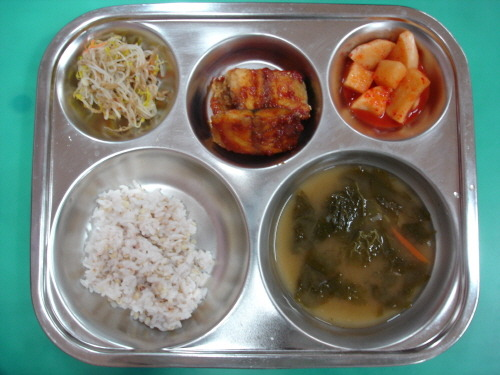
#> input picture 02_food_analysis/Image Processing/20180706/image/sample/img_01.jpg, 500 x 375 px
$ jupyter execute --allow-errors 01_image_process.ipynb
#> lines starting #> are read from the running program, lines starting #| are printed output that depends on the picture; after the words box and inside, x2 and y2 are one past the last pixel; in counts of white or black regions, pixels touching at a corner belong together
[cell 1]
import numpy as np
import sys
import cv2

[cell 2]
im = cv2.imread('./image/sample/img_01.jpg')
#> im is the input picture: shape (375, 500, 3); mean B, G, R 118, 128.9, 120.9

[cell 3]
gray = cv2.cvtColor(im, cv2.COLOR_BGR2GRAY)
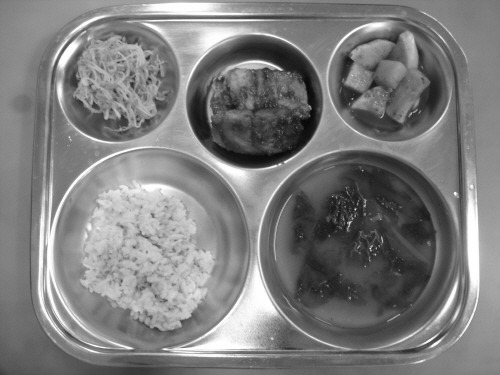
#> gray: shape (375, 500); min 5, max 255, mean 125.3

[cell 4]
gray

[cell 5]
blur = cv2.GaussianBlur(gray, (5,5),0)
thresh = cv2.adaptiveThreshold(blur, 255,1,1,11,2)
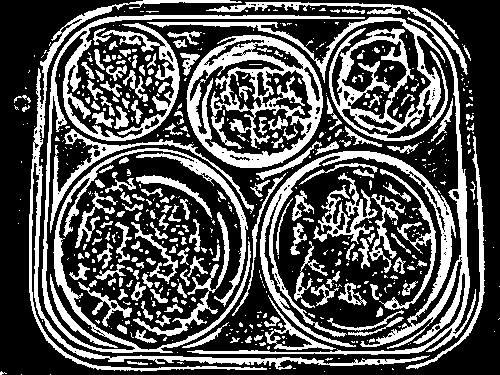
#> thresh: shape (375, 500); 33.1% white; 591 white regions (402 under 20 px)

[cell 6]
counters = cv2.findContours(thresh,cv2.RETR_LIST, cv2.CHAIN_APPROX_SIMPLE)[1]
#> counters = 796 contours, 612 with area under 20; largest, box (x1, y1, x2, y2) and area: (186, 35, 323, 168) 13990, (147, 17, 448, 141) 7866, (42, 15, 365, 353) 7604, (187, 17, 476, 355) 7189, (189, 59, 307, 157) 4829

#> (a cell that did not finish here is left out)

[cell 8]
for cnt in counters:

    x,y,w,h = cv2.boundingRect(cnt)
    red = (0,0,255)
    cv2.rectangle(im, (x,y), (x+w, y+h), red, 2)
#> this loop made 796 passes
#> (x, y, w, h) on passes 1 to 3: (50, 374, 1, 1), (21, 374, 1, 1), (324, 371, 1, 1)
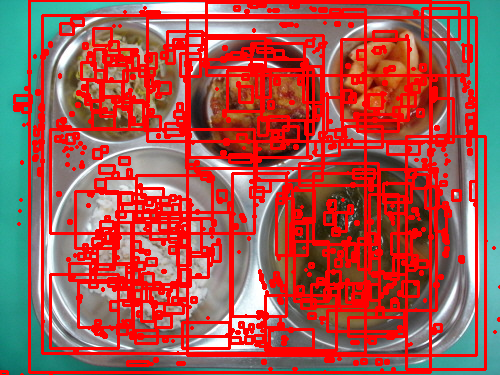
#> im: shape (375, 500, 3); mean B, G, R 77.9, 84.6, 167.2

[cell 9]
cv2.imwrite('result_img_01.png', im)
#> Out = True

$ run again, with 02_food_analysis/Image Processing/20180706/image/sample/img_02.jpg copied over 02_food_analysis/Image Processing/20180706/image/sample/img_01.jpg
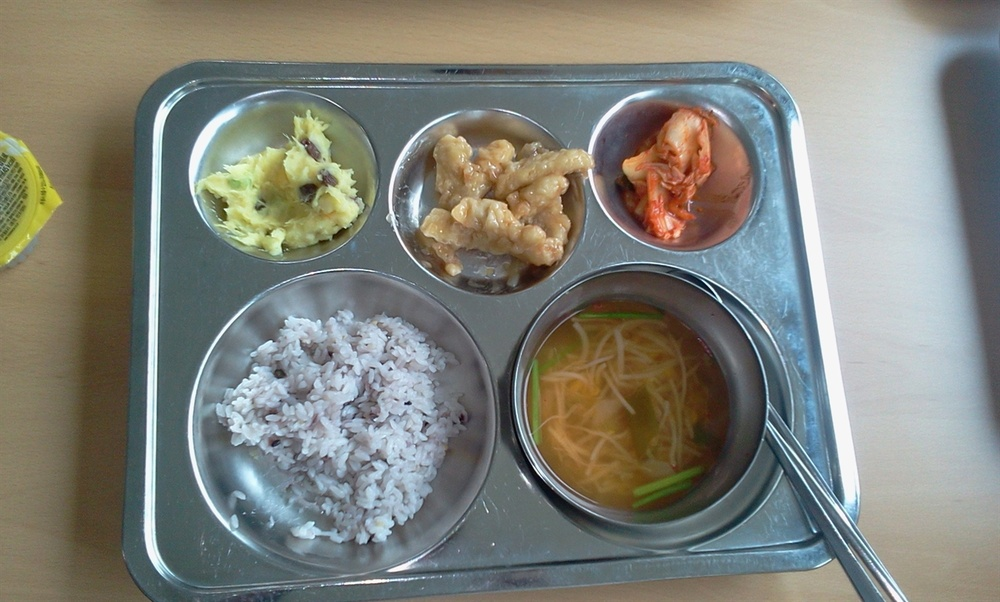
#> input picture 02_food_analysis/Image Processing/20180706/image/sample/img_02.jpg, 1000 x 602 px, shrunk from 1280 x 770 before the run
#> im is the input picture: shape (602, 1000, 3); mean B, G, R 121.1, 129.6, 128.5
#> `thresh = cv2.adaptiveThreshold(blur, 255,1,1,11,2)`:
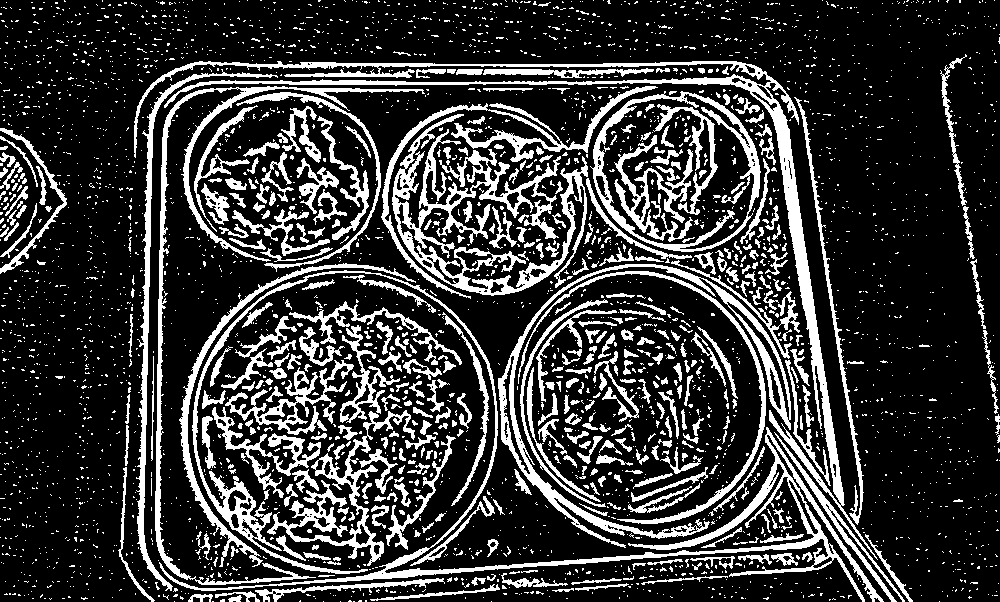
#> thresh: shape (602, 1000); 21.8% white; 3502 white regions (3077 under 20 px)
#> counters = 3819 contours, 3445 with area under 20; largest, box (x1, y1, x2, y2) and area: (590, 91, 761, 252) 20822, (598, 93, 755, 250) 17818, (159, 270, 884, 602) 9172, (134, 61, 878, 560) 9064, (392, 114, 588, 296) 8296
#> the loop `for cnt in counters: ` made 3819 passes
#> (x, y, w, h) on passes 1, 2, 4: (939, 601, 1, 1), (491, 601, 1, 1), (340, 601, 1, 1)
#> after the loop `for cnt in counters:`:
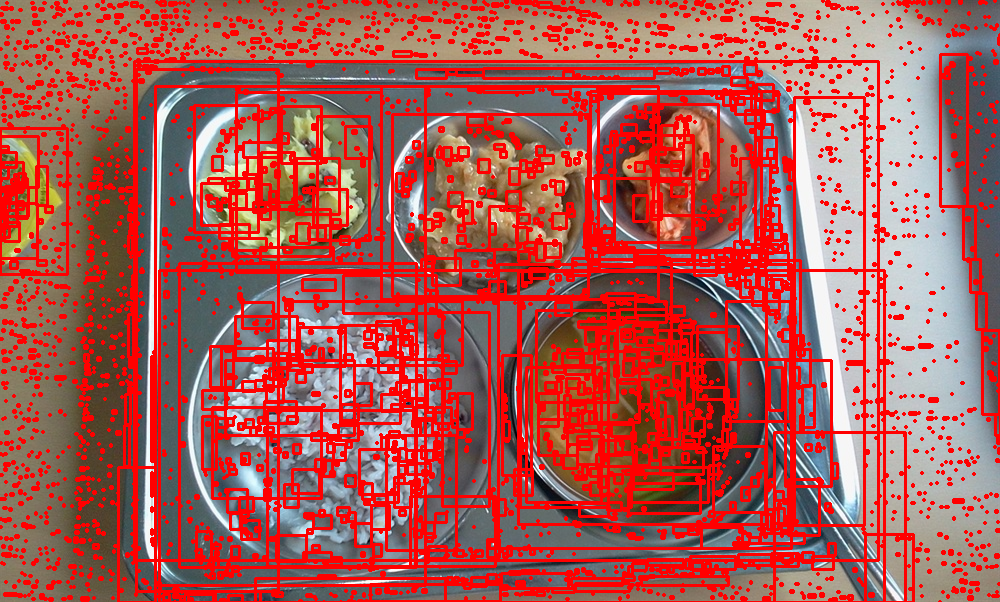
#> im: shape (602, 1000, 3); mean B, G, R 83.8, 89.4, 170.5
#> Out = True

$ run again, with 02_food_analysis/Image Processing/20180706/image/sample/img_03.jpg copied over 02_food_analysis/Image Processing/20180706/image/sample/img_01.jpg
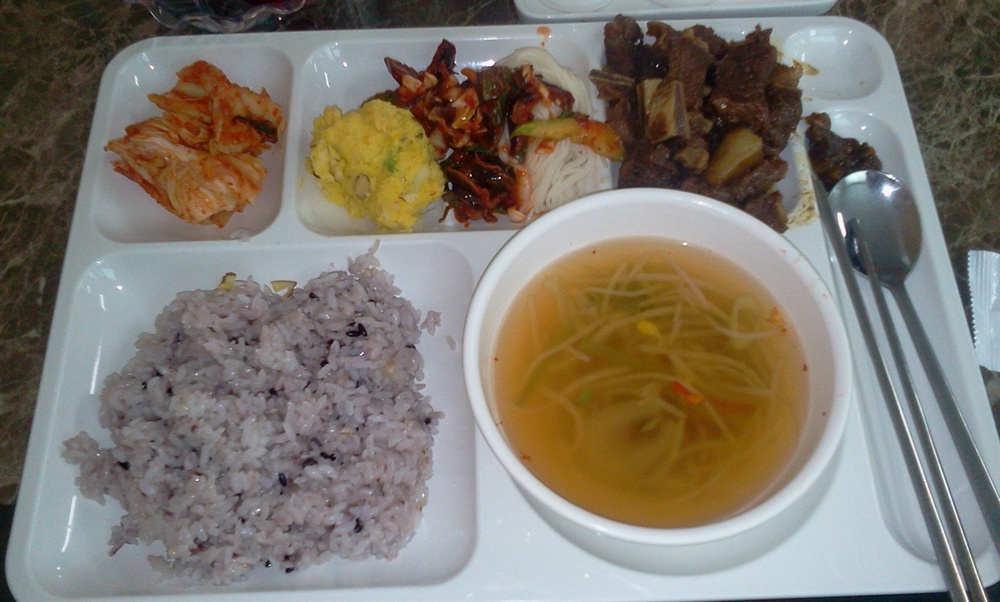
#> input picture 02_food_analysis/Image Processing/20180706/image/sample/img_03.jpg, 1000 x 602 px, shrunk from 1280 x 770 before the run
#> im is the input picture: shape (602, 1000, 3); mean B, G, R 109.5, 119.9, 127.1
#> `thresh = cv2.adaptiveThreshold(blur, 255,1,1,11,2)`:
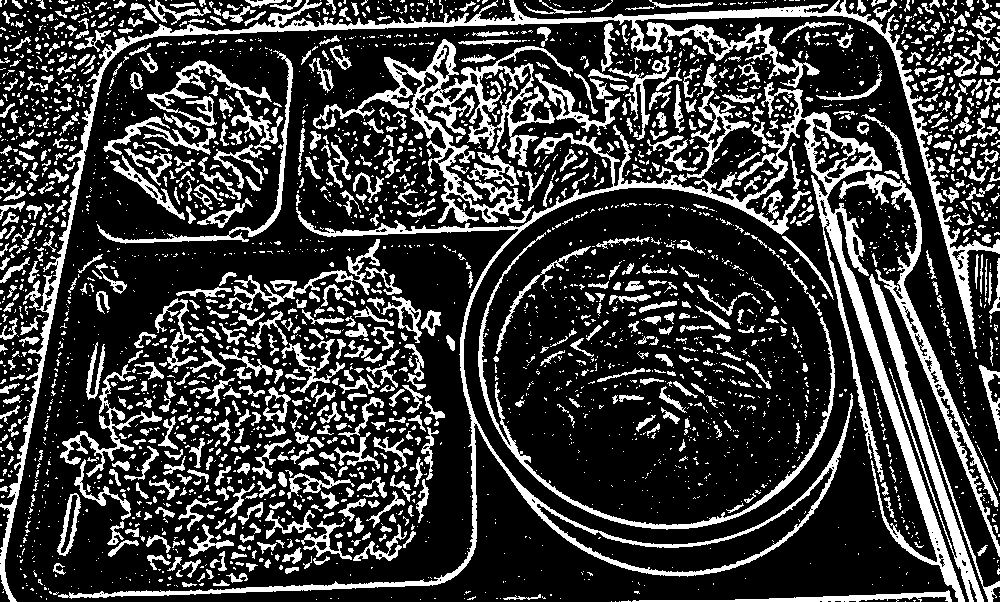
#> thresh: shape (602, 1000); 23.7% white; 3101 white regions (2239 under 20 px)
#> counters = 3448 contours, 2783 with area under 20; largest, box (x1, y1, x2, y2) and area: (58, 82, 965, 602) 26156, (0, 0, 1000, 602) 12247, (313, 39, 573, 223) 9507, (536, 467, 834, 573) 6266, (839, 172, 1000, 557) 4084
#> the loop `for cnt in counters: ` made 3448 passes
#> (x, y, w, h) on passes 1 to 3: (905, 601, 1, 1), (619, 601, 1, 1), (615, 601, 1, 1)
#> after the loop `for cnt in counters:`:
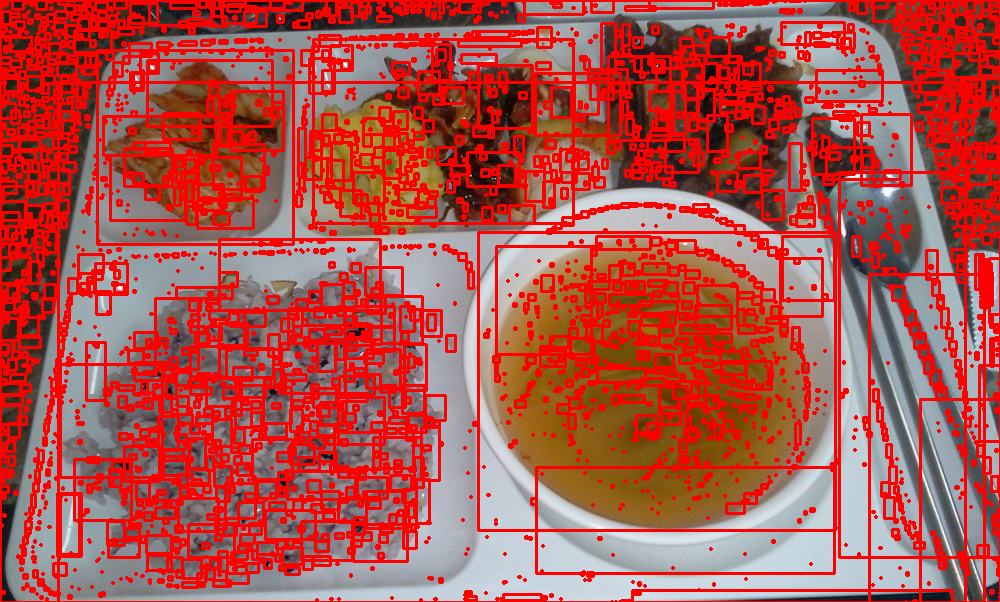
#> im: shape (602, 1000, 3); mean B, G, R 76.7, 82.8, 175.4
#> Out = True

$ run again, with 02_food_analysis/Image Processing/20180706/image/sample/img_04.jpg copied over 02_food_analysis/Image Processing/20180706/image/sample/img_01.jpg
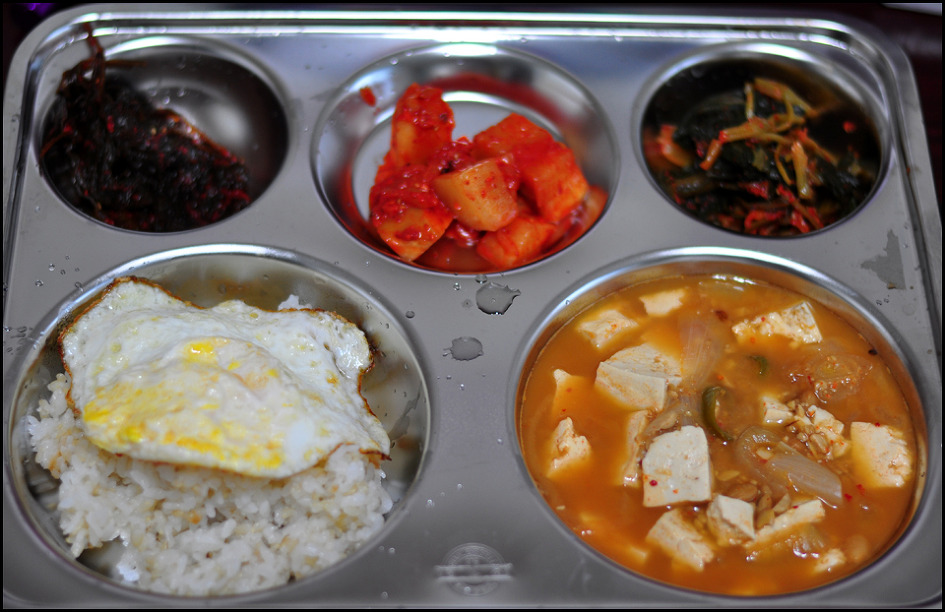
#> input picture 02_food_analysis/Image Processing/20180706/image/sample/img_04.jpg, 945 x 612 px
#> im is the input picture: shape (612, 945, 3); mean B, G, R 89, 101.1, 121.3
#> `thresh = cv2.adaptiveThreshold(blur, 255,1,1,11,2)`:
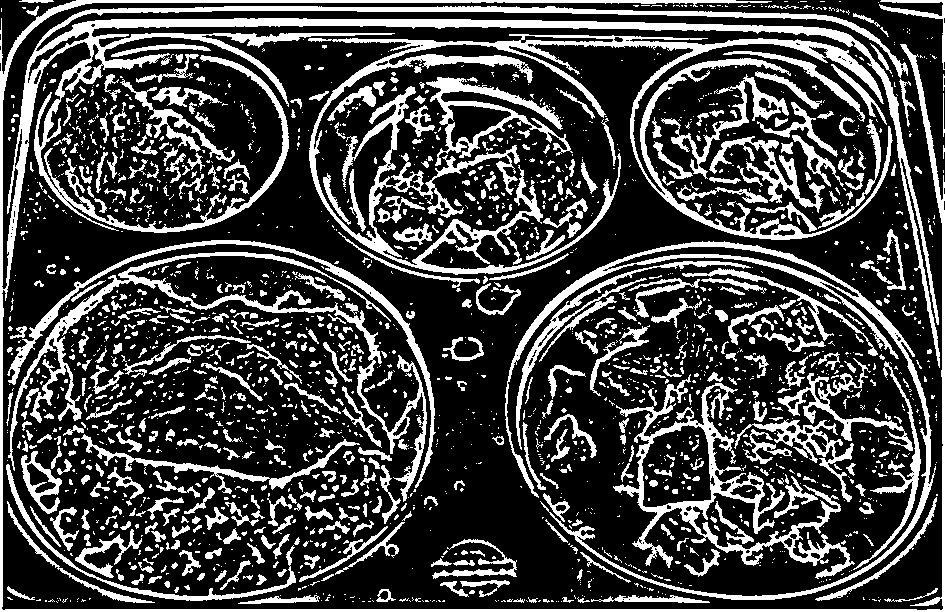
#> thresh: shape (612, 945); 26.9% white; 2191 white regions (1617 under 20 px)
#> counters = 2552 contours, 2110 with area under 20; largest, box (x1, y1, x2, y2) and area: (0, 0, 945, 612) 26132, (308, 34, 893, 275) 15673, (613, 374, 855, 579) 11060, (505, 241, 936, 600) 7730, (8, 252, 427, 502) 5730
#> the loop `for cnt in counters: ` made 2552 passes
#> (x, y, w, h) on passes 1 to 3: (561, 601, 1, 1), (558, 601, 1, 1), (556, 601, 1, 1)
#> after the loop `for cnt in counters:`:
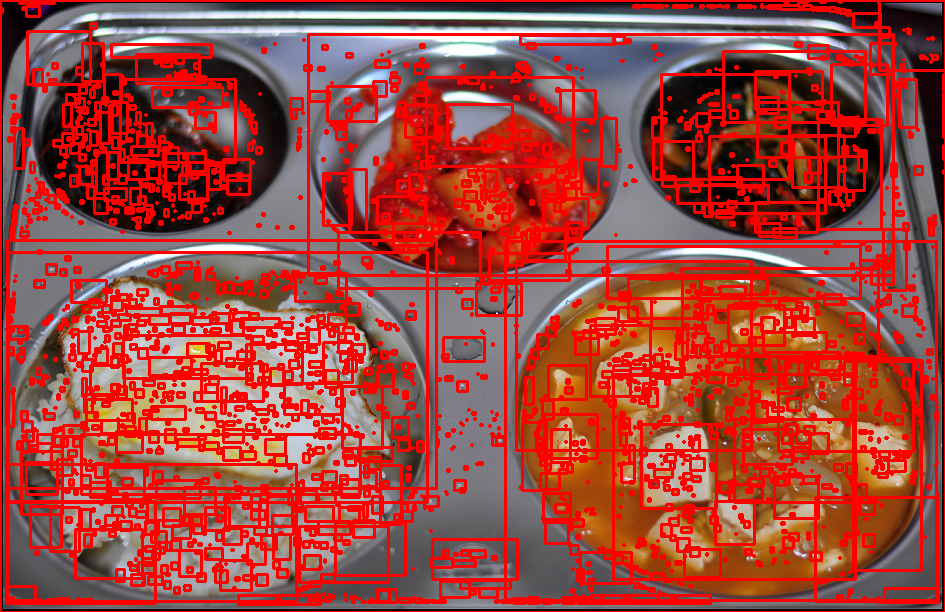
#> im: shape (612, 945, 3); mean B, G, R 62.2, 69.2, 161.9
#> Out = True
